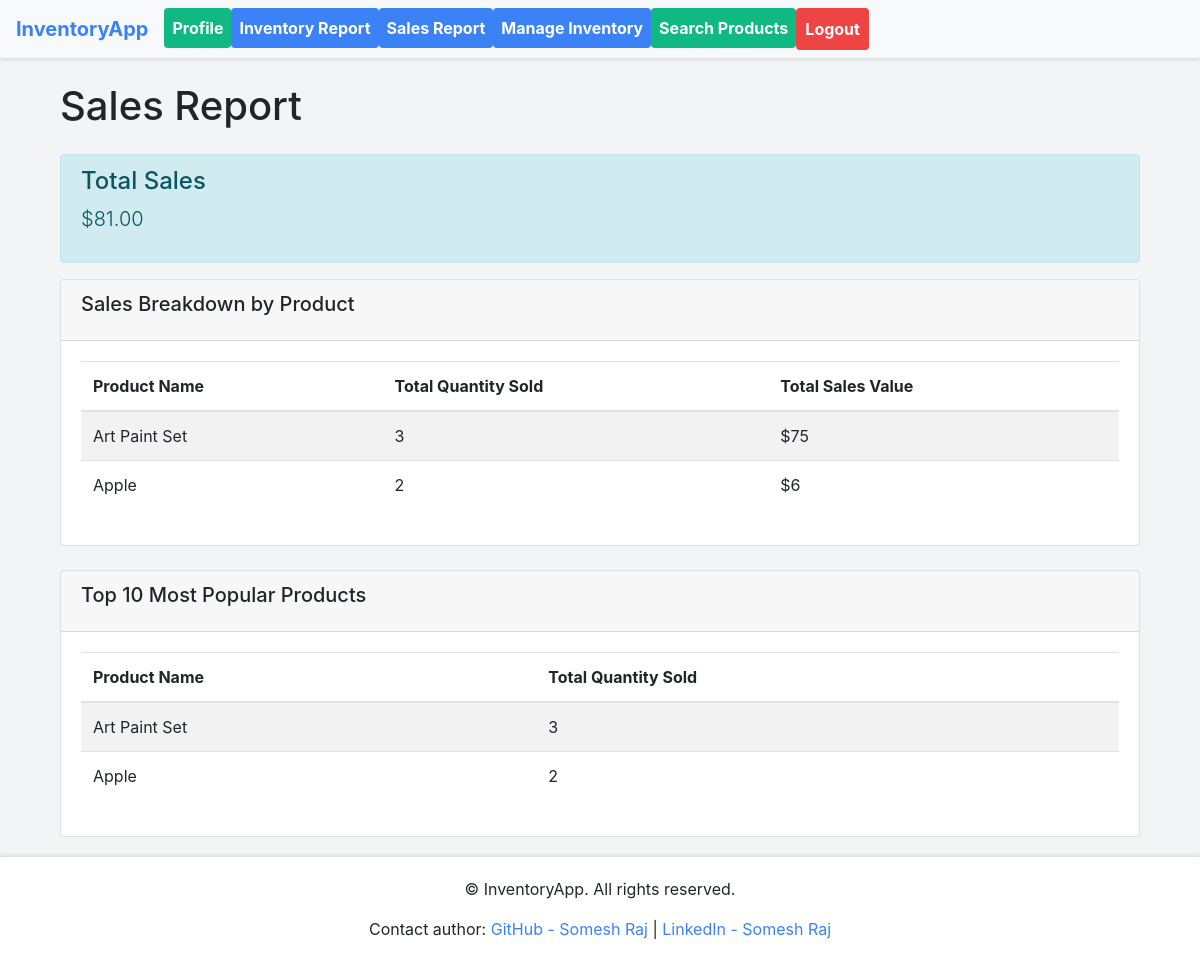
The page /sales/sales_report/ (signed in) on the database its author committed.
### inventory/models.py (models this page shows, shortened)
class Product(models.Model):
    name = models.CharField(max_length=255)
    description = models.TextField(blank=True, null=True)
    price = models.DecimalField(max_digits=10, decimal_places=2)
    stock = models.PositiveIntegerField(default=0)

### sales/views.py (the view)
# urls.py: path('sales_report/', views.sales_report, name='sales_report'),
@login_required
def sales_report(request):
    if not is_admin(request.user):
        raise PermissionDenied
    purchases = Purchase.objects.select_related('product').annotate(
        total_price=F('quantity') * F('product__price')
    )
    total_sales = purchases.aggregate(total_sales=Sum('total_price'))['total_sales']
    breakdown = purchases.values(
        'product__name'
    ).annotate(
        total_quantity=Sum('quantity'),
        total_value=Sum('total_price')
    ).order_by('-total_value')
    popular_products = purchases.values(
        'product__name'
    ).annotate(
        total_quantity=Sum('quantity')
    ).order_by('-total_quantity')[:10]
    context = {
        'total_sales': format(total_sales, '.2f'),
        'breakdown': breakdown,
        'popular_products': popular_products,
    }
    return render(request, 'sales/sales_report.html', context)

### sales/views.py (called while the page is built)
def is_admin(user):
    return user.is_superuser

### templates/sales/sales_report.html (shortened to what this page needs)
{% extends 'base.html' %}
{% block content %}
    <div class="container mt-4">
        <h1 class="mb-4">Sales Report</h1>
        <div class="alert alert-info" role="alert">
            <h4 class="alert-heading">Total Sales</h4>
            <p class="lead">${{ total_sales|default:"0.00" }}</p>
        </div>
        <div class="card mb-4">
            <div class="card-header">
                <h5 class="card-title">Sales Breakdown by Product</h5>
            </div>
            <div class="card-body">
                <table class="table table-striped">
                    <thead>
                    <tr>
                        <th>Product Name</th>
                        <th>Total Quantity Sold</th>
                        <th>Total Sales Value</th>
                    </tr>
                    </thead>
                    <tbody>
                    {% for item in breakdown %}
                        <tr>
                            <td>{{ item.product__name }}</td>
                            <td>{{ item.total_quantity }}</td>
                            <td>${{ item.total_value|default:"0.00" }}</td>
                        </tr>
                    {% endfor %}
                    </tbody>
                </table>
            </div>
        </div>
        <div class="card">
            <div class="card-header">
                <h5 class="card-title">Top 10 Most Popular Products</h5>
            </div>
            <div class="card-body">
                <table class="table table-striped">
                    <thead>
                    <tr>
                        <th>Product Name</th>
                        <th>Total Quantity Sold</th>
                    </tr>
                    </thead>
                    <tbody>
                    {% for product in popular_products %}
                        <tr>
                            <td>{{ product.product__name }}</td>
                            <td>{{ product.total_quantity }}</td>
                        </tr>
                    {% endfor %}
                    </tbody>
                </table>
            </div>
        </div>
    </div>
{% endblock %}

### templates/base.html (style rules this page uses)
body { background-color: #f3f4f6; font-family: 'Inter', -apple-system, BlinkMacSystemFont, 'Segoe UI', Roboto, 'Helvetica Neue', Arial, sans-serif; }

### rows shown on the page
Product: product__name "Art Paint Set", total_quantity "3"
Product: product__name "Apple", total_quantity "2"

### other values the page prints
{{ total_sales|default:"0.00" }} "81.00"
{{ item.product__name }} "Art Paint Set" "Apple"
{{ item.total_quantity }} "3" "2"
{{ item.total_value|default:"0.00" }} "75" "6"
